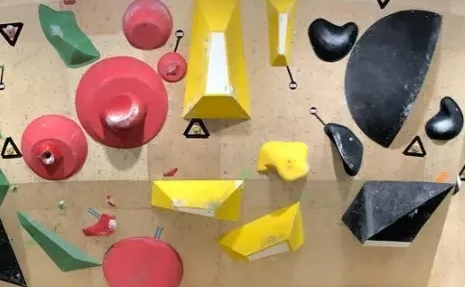
#> input picture bpump_competition_wall.png, 465 x 287 px
$ python climbing_hold_detection.py
#> lines starting #> are read from the running program, lines starting #| are printed output that depends on the picture; after the words box and inside, x2 and y2 are one past the last pixel; in counts of white or black regions, pixels touching at a corner belong together
import numpy as np
import cv2
from PIL import Image
import pandas as pd
import matplotlib.pyplot as plt

def detect_climbing_holds(image_path):
    # Load the image
#> called with image_path = 'bpump_competition_wall.png'
    image = Image.open(image_path)
#> image is the input picture: PIL image 465x287 RGB; mean R, G, B 168, 139.4, 109

    # Convert the image to numpy array and then to grayscale
    image_np = np.array(image)
    gray_image = cv2.cvtColor(image_np, cv2.COLOR_BGR2GRAY)
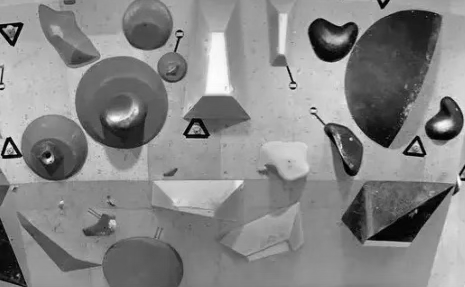
#> gray_image: shape (287, 465); min 0, max 254, mean 133.6

    edged = cv2.Canny(gray_image, 30, 200)
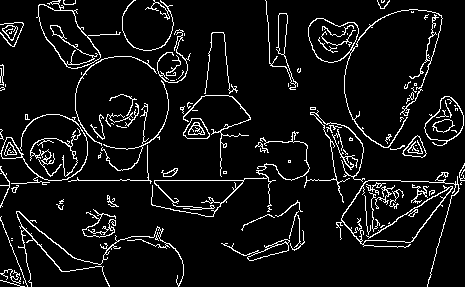
#> edged: shape (287, 465); 7.4% white in thin lines or dots

    # Apply a threshold to get the holds (they should be bright spots on the gray image)
    _, thresh_image = cv2.threshold(edged, 150, 255, cv2.THRESH_BINARY)

    # Find contours which represent the holds
    contours, _ = cv2.findContours(thresh_image, cv2.RETR_EXTERNAL, cv2.CHAIN_APPROX_SIMPLE)
#> contours = 93 contours, 65 with area under 20; largest, box (x1, y1, x2, y2) and area: (36, 0, 121, 69) 2238, (308, 9, 443, 148) 1790, (424, 96, 464, 146) 1169, (183, 118, 210, 139) 380, (0, 114, 88, 185) 357

    # Get the coordinates, height, and width of the holds
    holds_data = []
    for contour in contours:
        if cv2.contourArea(contour) > 20:  # Filter out very small areas
            x, y, w, h = cv2.boundingRect(contour)
            holds_data.append((x, y, w, h))
#> this loop made 93 passes
#> (x, y, w, h) on passes 5, 12, 13, 21, 22, 24, 26, 27, 30, 41, 43, 44: (221, 239, 69, 22), (16, 211, 168, 76), (82, 209, 34, 29), (389, 189, 15, 20), (375, 185, 20, 24), (411, 184, 18, 20), (366, 182, 20, 13), (336, 172, 124, 115), (161, 168, 17, 9), (402, 135, 25, 23), (151, 131, 159, 86), (332, 129, 26, 41)
#> contour on passes 1, 4, 6, 11, 28, 33: [[23, 281], [23, 283]], [[11, 240], [12, 240]], [[11, 238], [12, 238]], [[90, 211]], [[223, 171], [223, 173], [226, 173], [226, 171]], [[288, 160], [288, 162], [290, 162], [290, 160]]
#> after the loop, holds_data = 27 items, first 6: (221, 239, 69, 22), (16, 211, 168, 76), (82, 209, 34, 29), (389, 189, 15, 20), (375, 185, 20, 24), (411, 184, 18, 20)

    # Sort coordinates by Y (top to bottom), then by X (left to right)
    holds_data.sort(key=lambda hold: (hold[1], hold[0]))

    # Convert the list of hold data to a DataFrame for better visualization
    holds_df = pd.DataFrame(holds_data, columns=["X", "Y", "Width", "Height"])
#> holds_df = table of 27 rows and 4 columns

    # [4 lines of commented-out code are left out]
    return holds_df

# Path to your image file
image_path = 'bpump_competition_wall.png'

# Detect climbing holds
holds_df = detect_climbing_holds(image_path)
#> holds_df = table of 27 rows and 4 columns

# Display the coordinates along with width and height
print(holds_df)
#> (printed output is left out)

# Optionally, display the image with detected holds
# image = Image.open(image_path)
